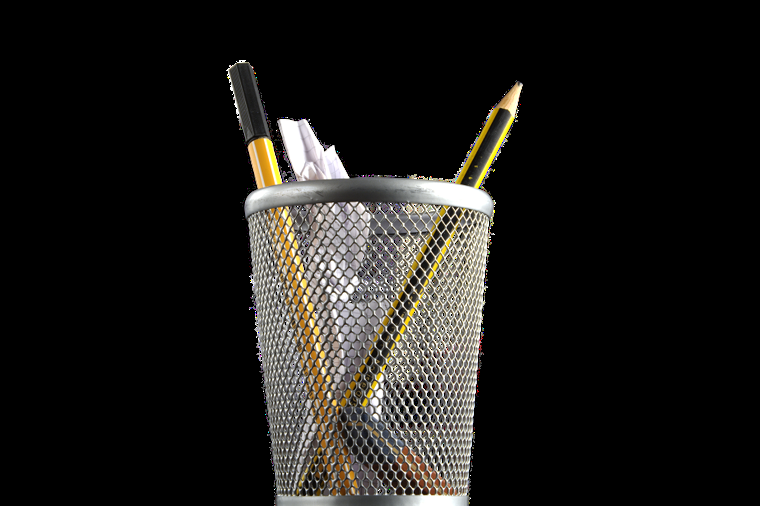
//> input picture E1/a.png, 760 x 506 px
$ ./exp1   (built with g++ and OpenCV 4)
//> lines starting //> are read from the running program, lines starting //| are printed output that depends on the picture
#include "exp1.h"
#include <iostream>

using namespace cv;

uchar* getPixel(const uchar* data, int width, int height, int step, int channels, int x, int y) {
    if (x < 0 || x >= width || y < 0 || y >= height) {
        std::cout << "invalid (x, y)\n";
        return nullptr;
    }
    return (uchar*)data + y * step + x * channels;
}

void getChannel(const uchar* input, int width, int height, int inStep, int inChannels,
    uchar* output, int outStep, int channelToGet) {
    if (channelToGet >= inChannels) {
        std::cout << "invalid value for channelToGet\n";
        return;
    }
    uchar *row_out = output;
    for (int y = 0; y < height; ++y, row_out += outStep) {
        uchar* pix_out = row_out;
        for (int x = 0; x < width; ++x, ++pix_out) {
            //*pix_out = *(input + y * inStep + x * inChannels + channelToGet);
            *pix_out = *(getPixel(input, width, height, inStep, inChannels, x, y) + channelToGet);
        }
    }
}

void alphaBlend(const uchar* input, int width, int height, int inStep, int inChannels,
    const uchar* bg, int bgStep, int bgChannels,
    const uchar* alpha, int aStep,
    uchar* output, int outStep, int outChannels) {
    uchar* row_out = output;
    for (int y = 0; y < height; ++y, row_out += outStep) {
        uchar* pix_out = row_out;
        for (int x = 0; x < width; ++x, pix_out += outChannels) {
            //double tmp = *(alpha + y * aStep + x) / 255.0;
            double tmp = *getPixel(alpha, width, height, aStep, 1, x, y) / 255.0;
            for (int c = 0; c < outChannels; ++c) {
                //*(pix_out + c) = tmp * (*(input + y * inStep + x * inChannels + c)) + (1 - tmp) * (*(bg + y * bgStep + x * bgChannels + c));
                uchar px_fg = *(getPixel(input, width, height, inStep, inChannels, x, y) + c) * tmp;
                uchar px_bg = *(getPixel(bg, width, height, bgStep, bgChannels, x, y) + c) * (1 - tmp);
                *(pix_out + c) = px_fg + px_bg;
            }
        }
    }
}

int main() {
    const std::string img_file = "./E1/a.png";  // change the path.
    const std::string bg_file = "./E1/bg.jpg";  // change the path.
    Mat img = imread(img_file, CV_LOAD_IMAGE_UNCHANGED);
//> img is the input picture: 506 rows x 760 cols, CV_8UC4; mean B, G, R, A 25.1, 27.7, 29.1, 47.4
    Mat bg = imread(bg_file, CV_LOAD_IMAGE_COLOR);
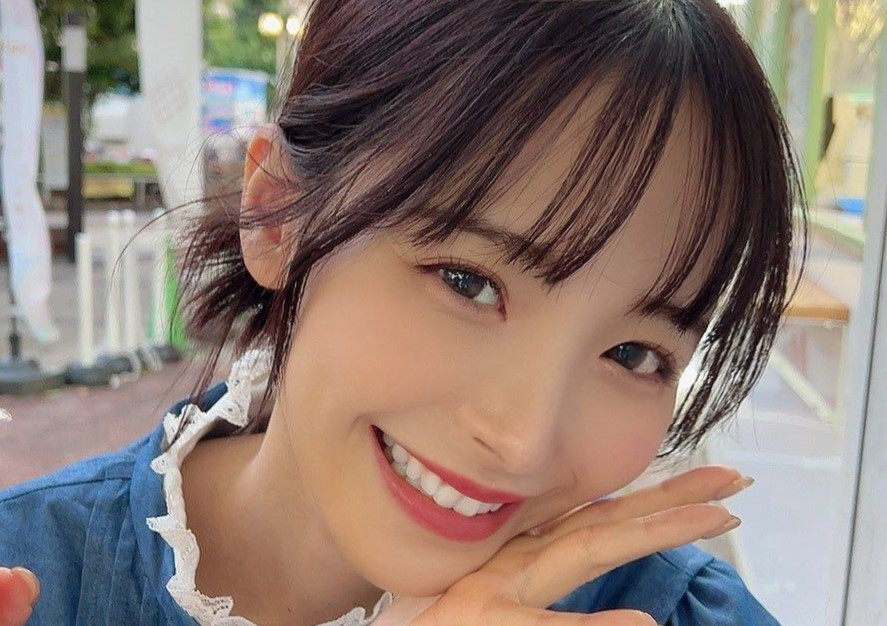
//> input picture E1/bg.jpg, 887 x 626 px
//> bg is the input picture: 626 rows x 887 cols, CV_8UC3; mean B, G, R 114.9, 123.3, 140.7

    // [4 lines of commented-out code are left out]

    int width = img.cols, height = img.rows, channels = img.channels();
//> width = 760; height = 506; channels = 4
    std::cout << "width=" << width << " height=" << height << " channels=" << channels;
//| width=760 height=506 channels=4

    Mat img_alpha(height, width, CV_8UC1);
    getChannel(img.data, width, height, img.step, channels, img_alpha.data, img_alpha.step, 3);
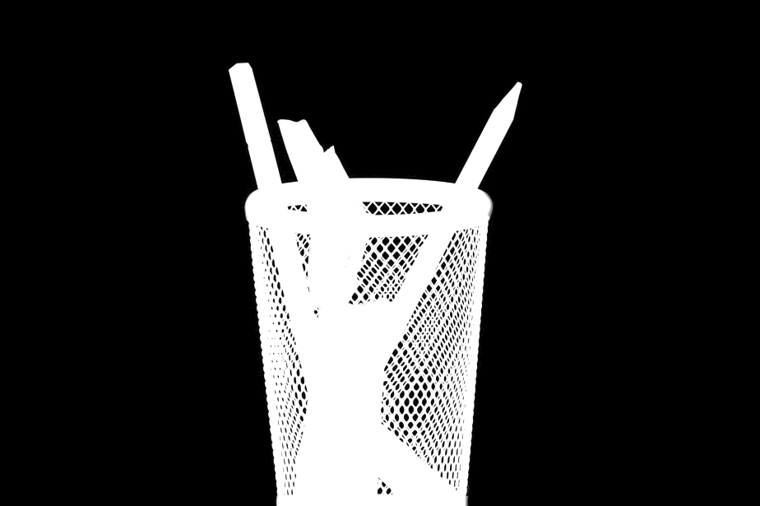
//> img_alpha: 506 rows x 760 cols, CV_8UC1; min 0, max 255, mean 47.4

    imshow("alpha", img_alpha);
    waitKey(0);

    Mat img_blend(height, width, CV_8UC3);
    alphaBlend(img.data, width, height, img.step, img.channels(),
        bg.data, bg.step, bg.channels(),
        img_alpha.data, img_alpha.step,
        img_blend.data, img_blend.step, img_blend.channels());
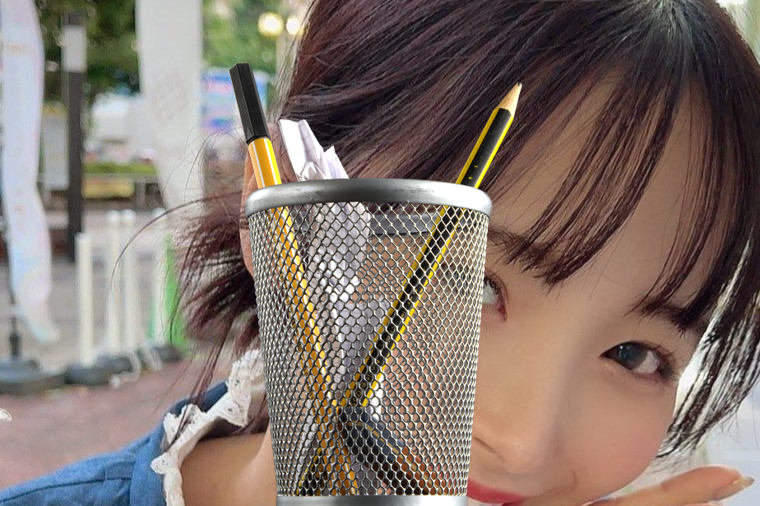
//> img_blend: 506 rows x 760 cols, CV_8UC3; mean B, G, R 108.6, 116.3, 130.1

    imshow("blend", img_blend);
    waitKey(0);

    return 0;
}
